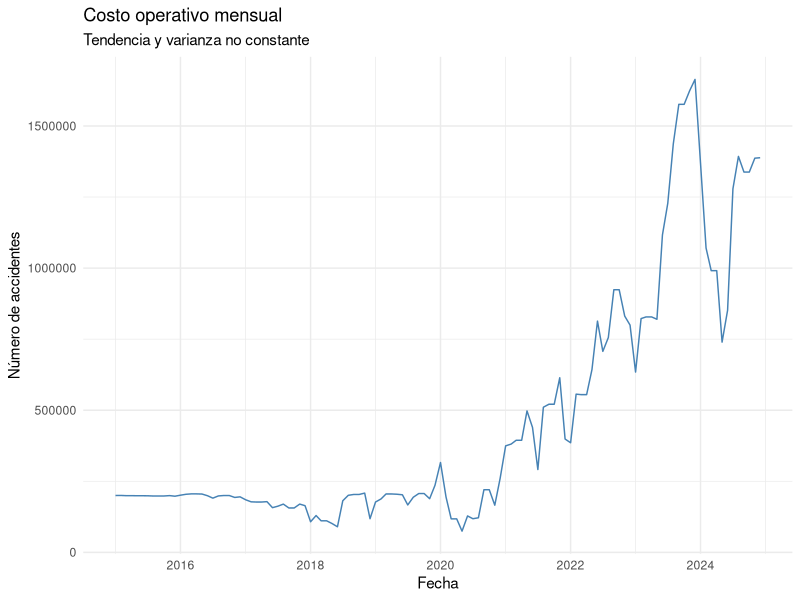
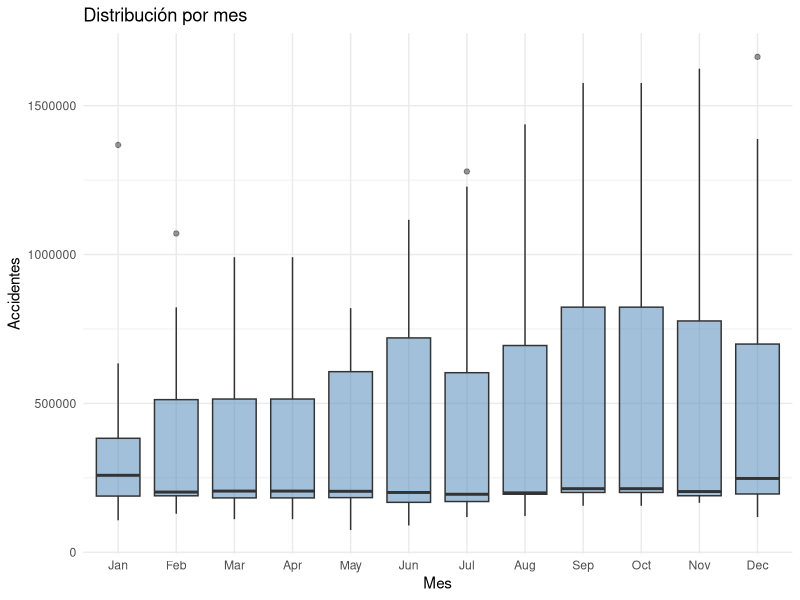
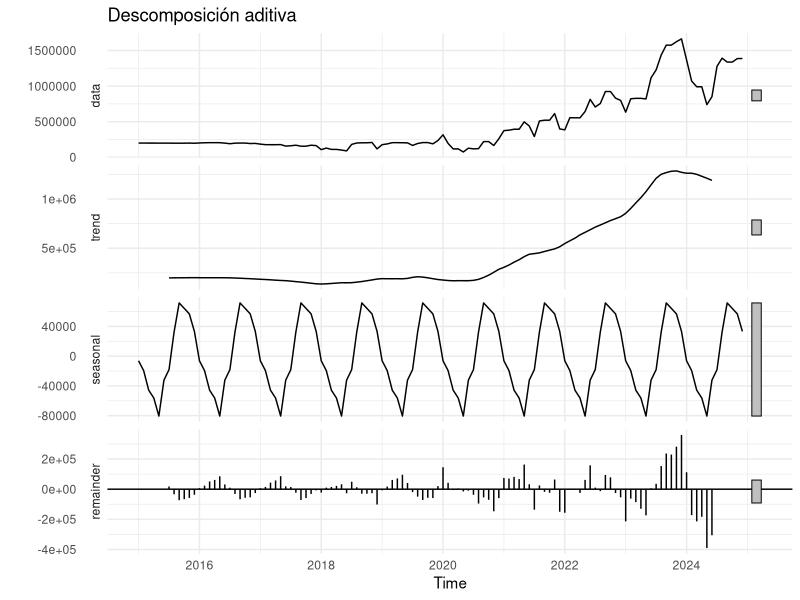
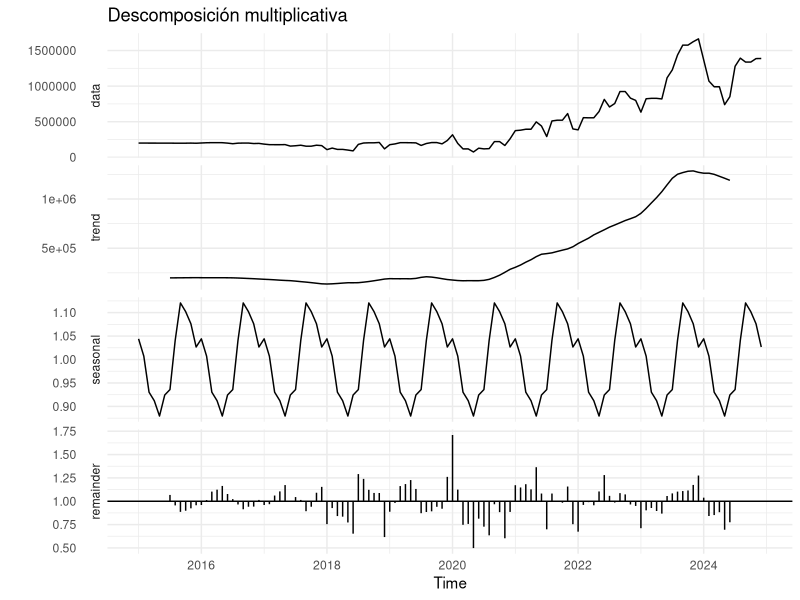
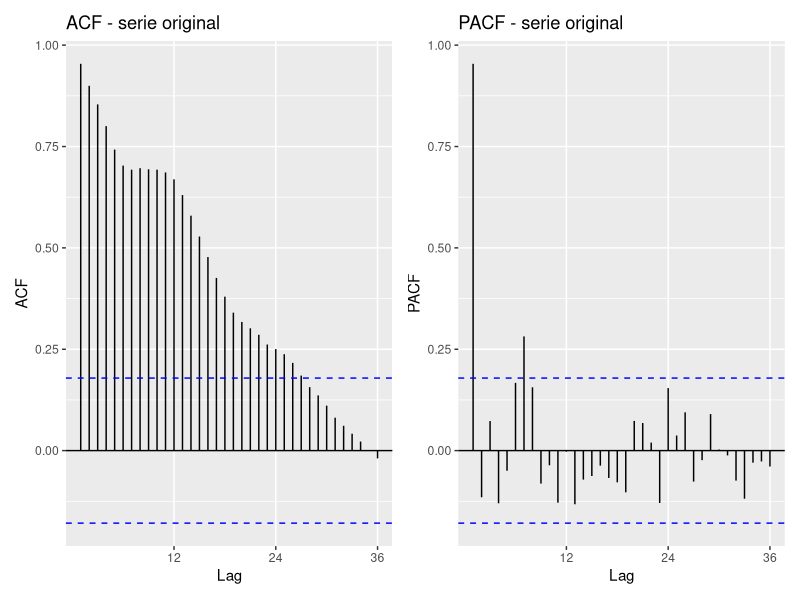
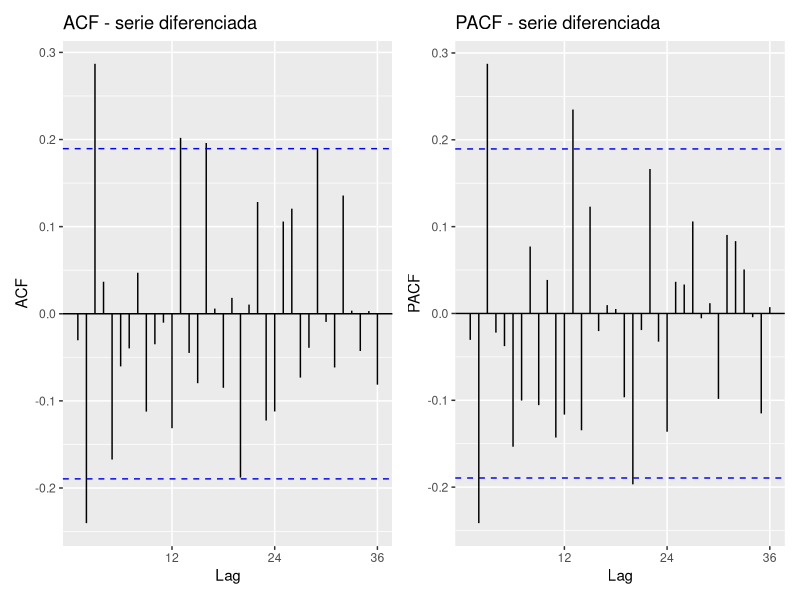
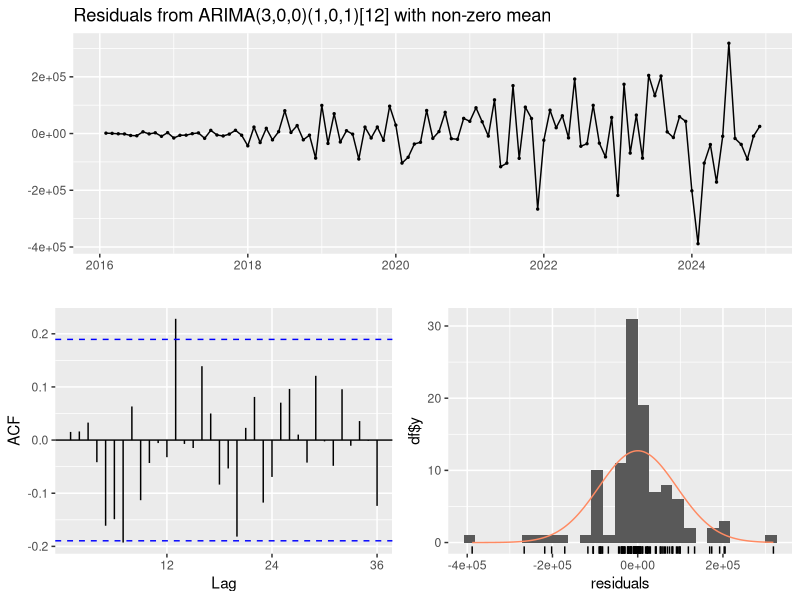
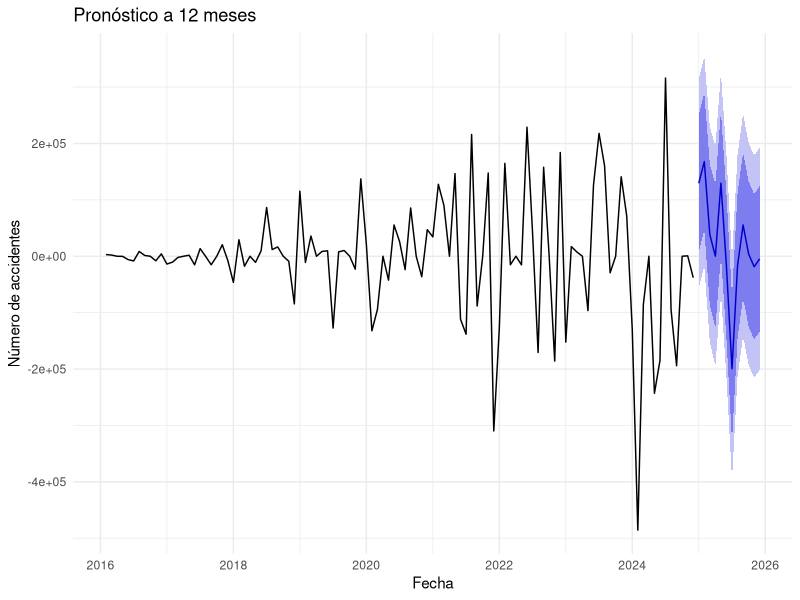

These figures' R source, in order:
## ---- chunk 1
#| label: setup
library(tidyverse)
library(forecast)
library(tseries)
library(lubridate)
library(patchwork)
library(knitr)
## ---- chunk 2
#| label: datos
set.seed(2028)

n     <- 120
idx   <- 1:n
fecha <- seq(as.Date("2015-01-01"), by = "month", length.out = n)

tendencia_real     <- 50 - 1.3 * idx^2                                    # cae por mejoras en infraestructura
estacionalidad_real <- 3 * sin(2 * pi * (idx - 10) / 12)                # picos en temporada de lluvias/fin de año
ruido              <- rnorm(n, mean = 0, sd = 5)

accidentes <- tendencia_real * estacionalidad_real * ruido 



serie_df <- tibble(idx = idx, fecha = fecha, accidentes = cumsum(accidentes) + 200000)

accidentes_ts <- ts(serie_df$accidentes, start = c(2015, 1), frequency = 12)
## ---- chunk 3
#| label: spoiler

auto.arima(accidentes_ts)

## ---- chunk 4
#| label: fig-serie-general
#| fig-cap: "Costos reportados 2015-2024"
ggplot(serie_df, aes(fecha, accidentes)) +
  geom_line(color = "steelblue") +
  labs(x = "Fecha", y = "Número de accidentes",
       title = "Costo operativo mensual",
       subtitle = "Tendencia y varianza no constante") +
  theme_minimal()
## ---- chunk 5
#| label: fig-boxplot-mes
#| fig-cap: "Distribución por mes"
serie_df %>%
  mutate(mes = month(fecha, label = TRUE, abbr = TRUE)) %>%
  ggplot(aes(mes, accidentes)) +
  geom_boxplot(fill = "steelblue", alpha = 0.5) +
  labs(x = "Mes", y = "Accidentes",
       title = "Distribución por mes") +
  theme_minimal()
## ---- chunk 6
#| label: resumen-datos

summary(serie_df$accidentes)
## ---- chunk 7
#| label: fig-descomposicion
#| fig-cap: "Descomposición aditiva"
descomp <- decompose(accidentes_ts, type = "additive")
autoplot(descomp) +
  labs(title = "Descomposición aditiva") +
  theme_minimal()
## ---- chunk 8
#| label: fig-descomposicion2
#| fig-cap: "Descomposición multiplicativa"
descompMult <- decompose(accidentes_ts, type = "multiplicative")
autoplot(descompMult) +
  labs(title = "Descomposición multiplicativa") +
  theme_minimal()
## ---- chunk 9
#| label: fig-acf-pacf-original
#| fig-cap: "ACF y PACF de la serie original"
ggAcf(accidentes_ts, lag.max = 36) + labs(title = "ACF - serie original") +
  ggPacf(accidentes_ts, lag.max = 36) + labs(title = "PACF - serie original")
## ---- chunk 10
#| label: ljung-box-original
Box.test(accidentes_ts, lag = 24, type = "Ljung-Box")
## ---- chunk 11
#| label: box-cox

lambda_opt <- BoxCox.lambda(accidentes_ts, method = "loglik")
lambda_opt

## ---- chunk 12
#| label: diferenciacion-sugerida

D_sugerido <- nsdiffs(accidentes_ts)

D_sugerido

serie_des  <- diff(accidentes_ts, lag = 12)

d_sugerido <- ndiffs(serie_des)
d_sugerido

serie_estacionaria <- diff(serie_des)



## ---- chunk 13
#| label: fig-acf-pacf-diff
#| fig-cap: "ACF y PACF tras diferenciar"
ggAcf(serie_estacionaria, lag.max = 36) + labs(title = "ACF - serie diferenciada") +
  ggPacf(serie_estacionaria, lag.max = 36) + labs(title = "PACF - serie diferenciada")
## ---- chunk 14
#| label: ljung-box-diferenciada
Box.test(serie_estacionaria, lag = 24, type = "Ljung-Box")
## ---- chunk 15
#| label: modelos


#auto.arima(serie_estacionaria)

mod1<- Arima(serie_estacionaria, order = c(3,0,0), seasonal = c(1,0,1))



## ---- chunk 16
#| label: fig-diagnostico
#| fig-cap: "Diagnóstico de residuos del modelo"
checkresiduals(mod1)

## ---- chunk 17
#| label: fig-pronostico
#| fig-cap: "Pronóstico a 12 meses de accidentes viales"
pronostico_final <- forecast(mod1, h = 12)

autoplot(pronostico_final) +
  labs(x = "Fecha", y = "Número de accidentes",
       title = "Pronóstico a 12 meses") +
  theme_minimal()
